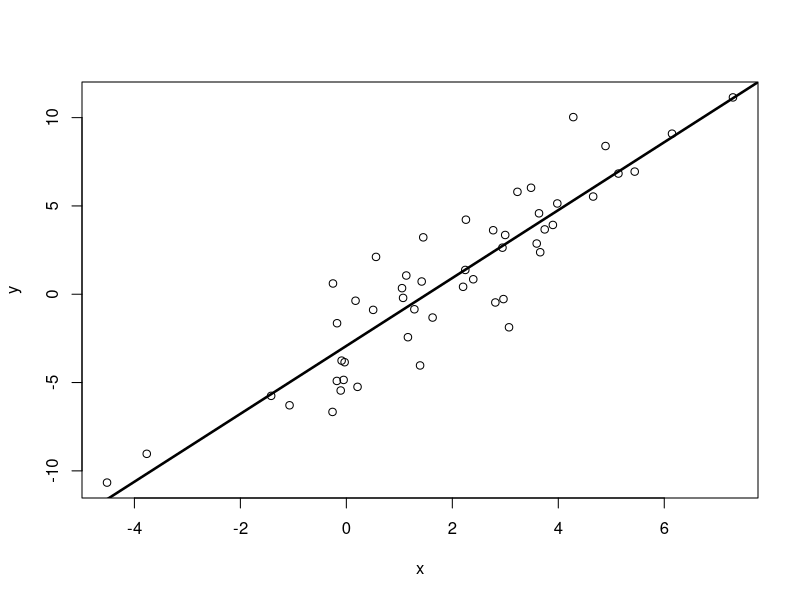

The R script that drew this image: (Note: this script raises an error after producing the figure.)
# Quantile
qnorm(0.025)


# Linear Regression
x <- rnorm(n = 50, mean = 2, sd = sqrt(5))
a <- -3
b <- 2
y <- a + b*x + rnorm(n = 50, mean = 0, sd = 2)
lm(y~x)

# plot
plot(x,y)
abline(lm(y~x), lwd=2.5)




Hello
